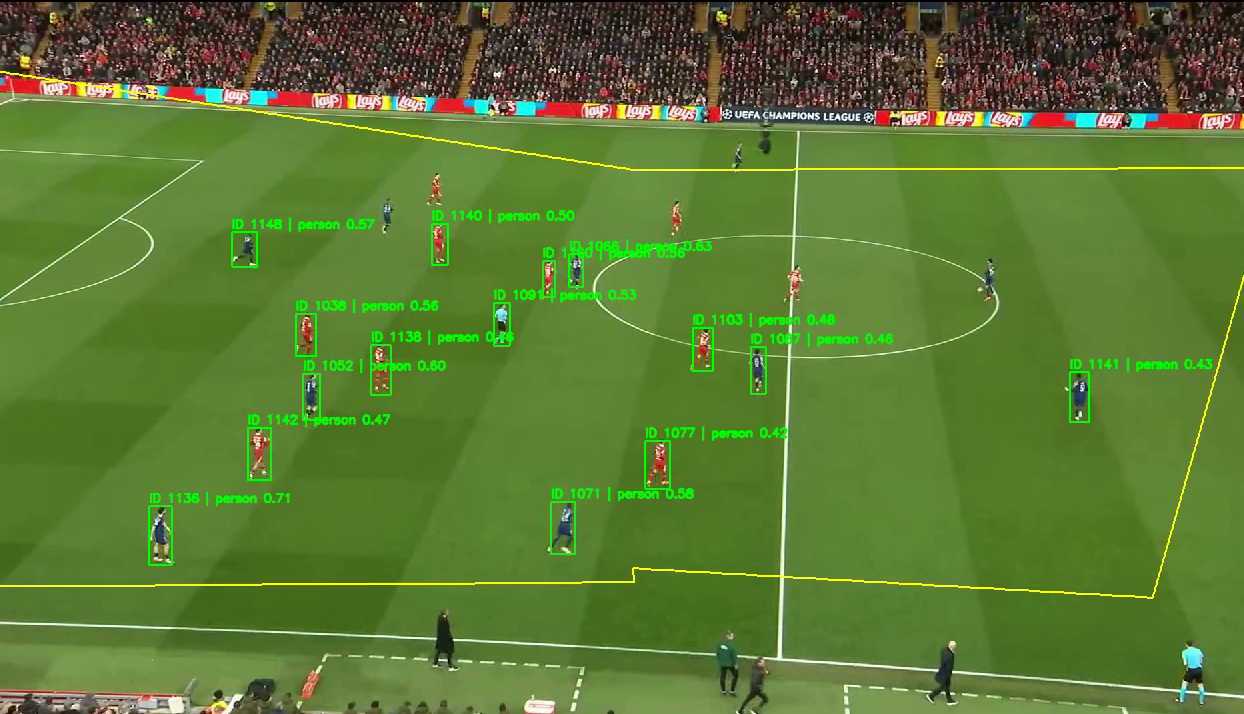
#> input picture tracking_image1.png, 1244 x 714 px
$ python -i roi_utils.py   (imports and definitions only)
#> lines starting #> are read from the running program, lines starting #| are printed output that depends on the picture; after the words box and inside, x2 and y2 are one past the last pixel; in counts of white or black regions, pixels touching at a corner belong together
#> further down, picture is the input picture: shape (714, 1244, 3); mean B, G, R 50.3, 120.3, 90.3
from __future__ import annotations

import json
from dataclasses import dataclass
from pathlib import Path
from typing import Iterable, List, Sequence, Tuple

import cv2
import numpy as np


Point = Tuple[int, int]


def _normalize_points(points: Iterable[Sequence[float]]) -> List[Point]:
    normalized: List[Point] = []
    for point in points:
        if len(point) != 2:
            raise ValueError("ROI points must be 2D coordinates")
        normalized.append((int(round(float(point[0]))), int(round(float(point[1])))))
    if len(normalized) < 3:
        raise ValueError("ROI polygon requires at least 3 points")
    return normalized


@dataclass(frozen=True)
class RoiPolygon:
    points: List[Point]

    def __post_init__(self) -> None:
        object.__setattr__(self, "points", _normalize_points(self.points))

    def as_np(self) -> np.ndarray:
        return np.asarray(self.points, dtype=np.int32)

    # [5 lines left out: function mask, not called in this run]

    def contains_point(self, x: float, y: float) -> bool:
        polygon = self.as_np().astype(np.float32)
        return cv2.pointPolygonTest(polygon, (float(x), float(y)), False) >= 0


# [12 lines left out: function _fallback_roi, not called in this run]


def auto_detect_roi(frame: np.ndarray) -> RoiPolygon:
    if frame is None or frame.size == 0:
        raise ValueError("Frame is empty")

    hsv = cv2.cvtColor(frame, cv2.COLOR_BGR2HSV)
#> hsv: shape (714, 1244, 3); mean H, S, V 41.5, 151.4, 124.5
    green_mask = cv2.inRange(hsv, (25, 25, 25), (95, 255, 255))
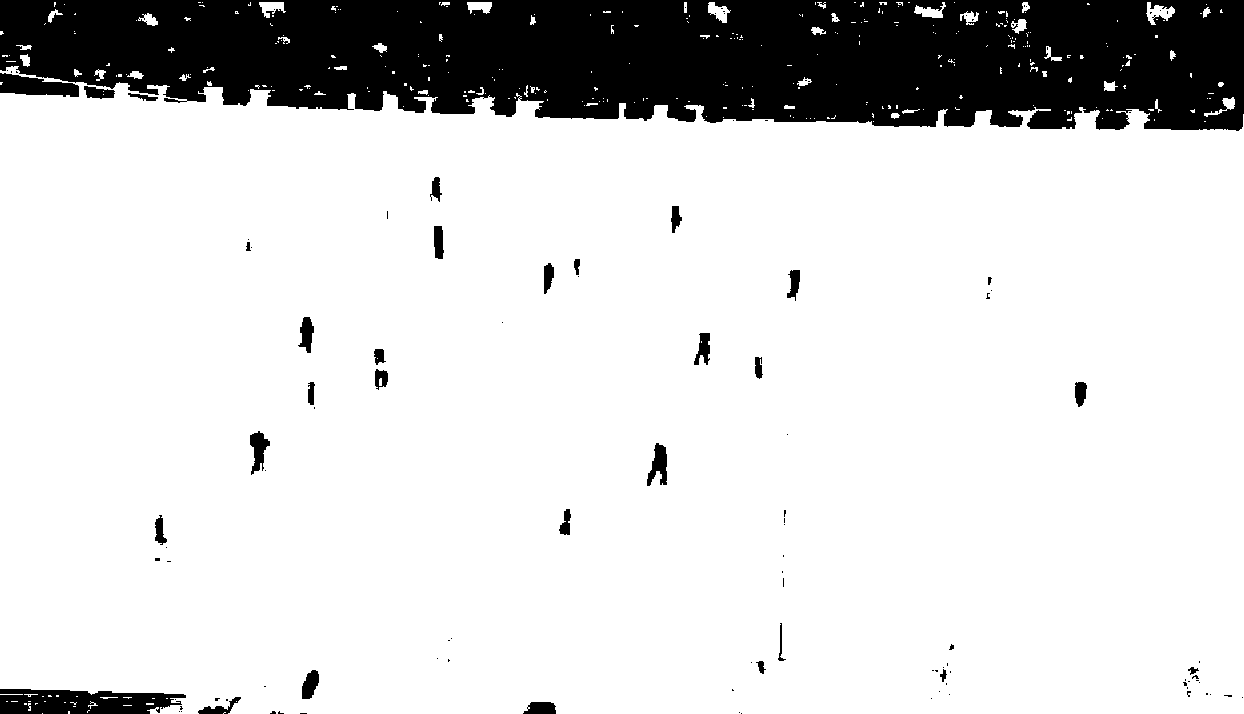
#> green_mask: shape (714, 1244); 83.8% white; 119 black regions (88 under 20 px), largest, box (x1, y1, x2, y2) and area: (0, 0, 1244, 131) 133477, (0, 689, 186, 714) 3633, (0, 73, 79, 97) 1227

    kernel = np.ones((7, 7), dtype=np.uint8)
    cleaned = cv2.morphologyEx(green_mask, cv2.MORPH_CLOSE, kernel, iterations=2)
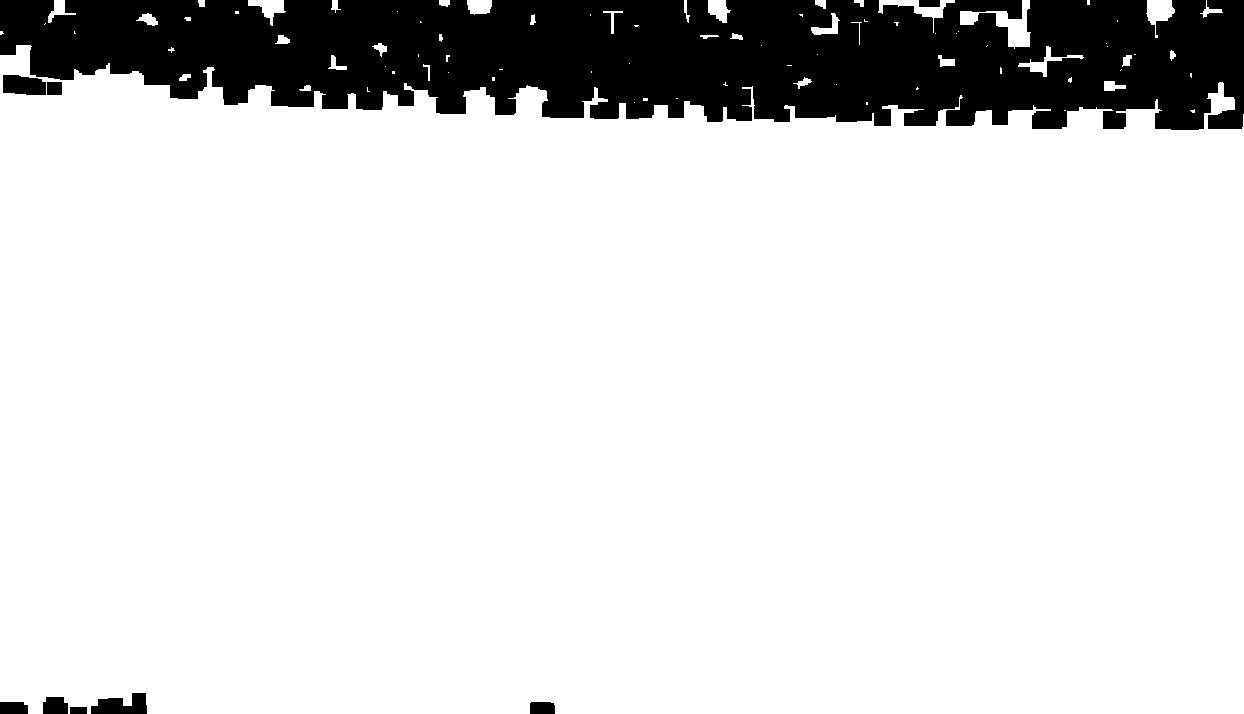
#> cleaned: shape (714, 1244); 85.6% white; 9 black regions, largest, box (x1, y1, x2, y2) and area: (0, 0, 1244, 130) 125106, (91, 693, 147, 714) 821, (3, 75, 46, 95) 736
    cleaned = cv2.morphologyEx(cleaned, cv2.MORPH_OPEN, kernel, iterations=1)
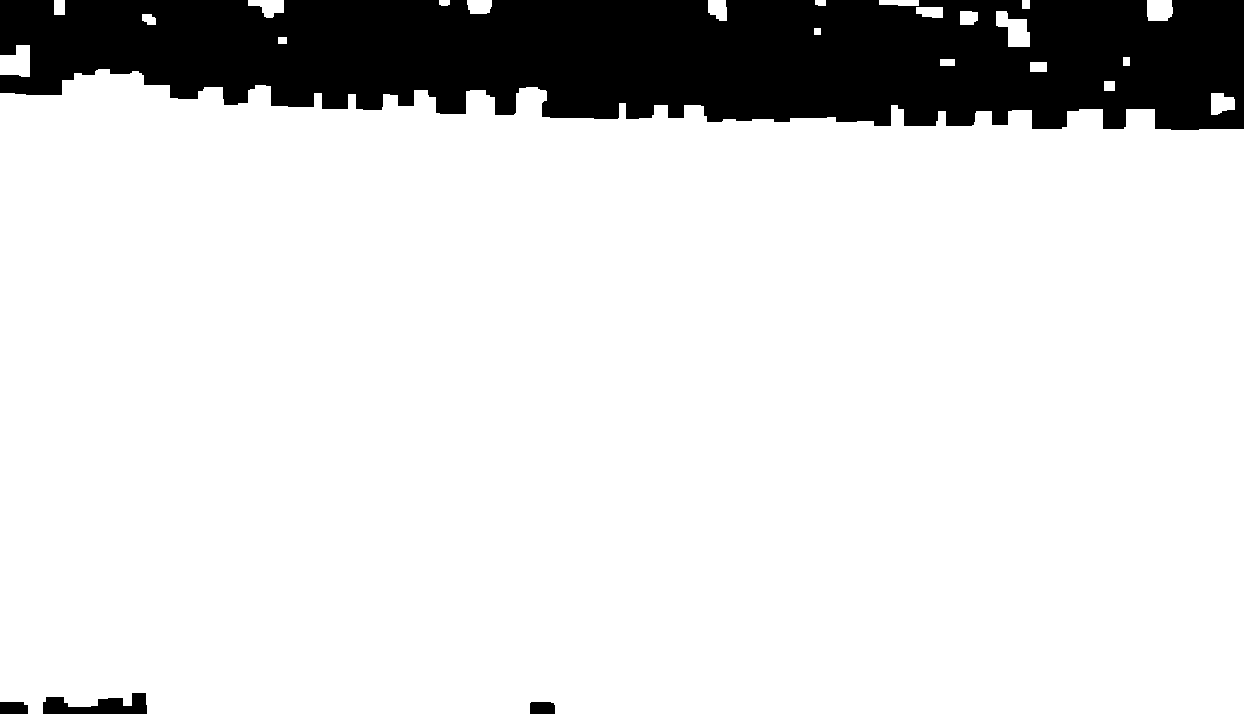
#> cleaned: shape (714, 1244); 85.1% white; 4 black regions

    contours, _ = cv2.findContours(cleaned, cv2.RETR_EXTERNAL, cv2.CHAIN_APPROX_SIMPLE)
#> contours = 22 contours; largest, box (x1, y1, x2, y2) and area: (0, 69, 1244, 714) 748672, (0, 45, 30, 77) 700, (996, 11, 1030, 47) 698, (1147, 0, 1173, 21) 470, (1211, 93, 1235, 115) 374
    if not contours:
        return _fallback_roi(frame)

    contour = max(contours, key=cv2.contourArea)
#> contour = contour of 313 points, box (x1, y1, x2, y2) (0, 69, 1244, 714), area 748672
    if cv2.contourArea(contour) < frame.shape[0] * frame.shape[1] * 0.05:
        return _fallback_roi(frame)

    perimeter = cv2.arcLength(contour, True)
#> perimeter = 4439.9
    polygon = cv2.approxPolyDP(contour, 0.02 * perimeter, True)
#> polygon = [[0, 93], [0, 701], [1243, 713], [1243, 129]]

    if len(polygon) < 4:
        rect = cv2.minAreaRect(contour)
        polygon = cv2.boxPoints(rect)
        polygon = np.asarray(polygon, dtype=np.float32)
    else:
        polygon = polygon.reshape(-1, 2)

    return RoiPolygon(polygon.tolist())


# [21 lines left out: functions save_roi, load_roi, not called in this run]

>>> import cv2
>>> picture = cv2.imread('tracking_image1.png')
>>> result = auto_detect_roi(picture)

$ run again, on tracking_image3.png
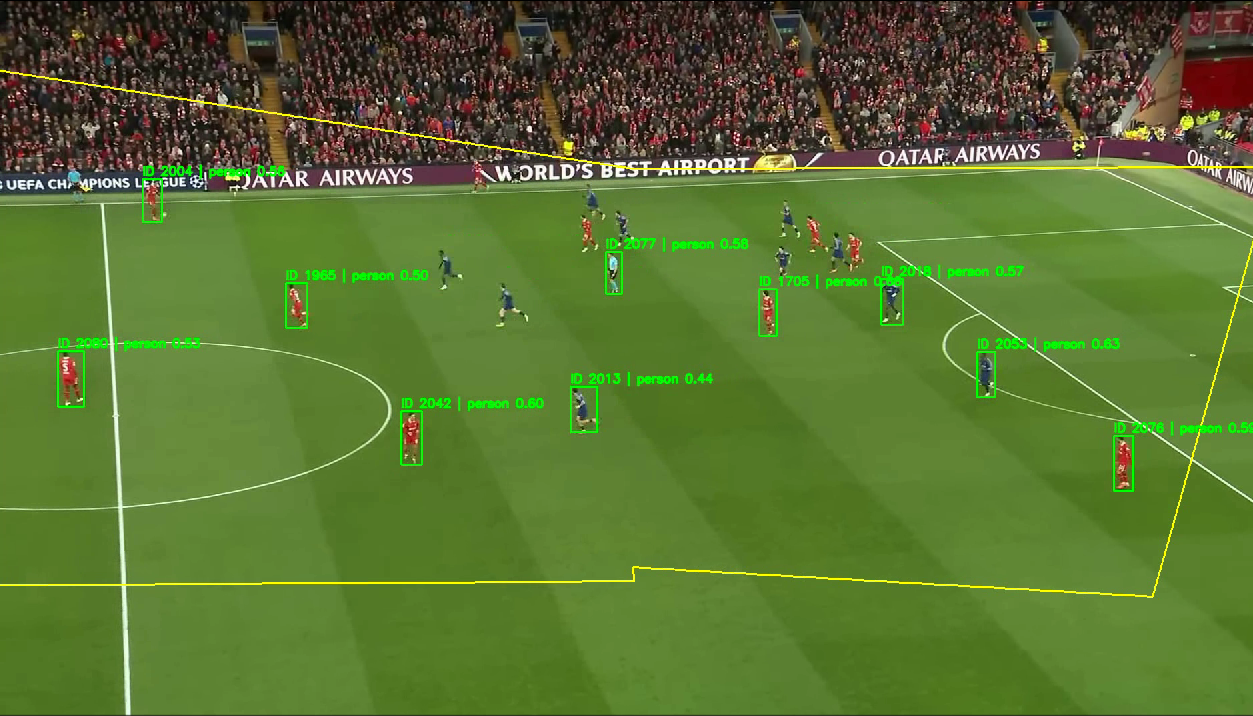
#> input picture tracking_image3.png, 1253 x 716 px
#> picture is the input picture: shape (716, 1253, 3); mean B, G, R 48.7, 114.1, 88.6
#> hsv: shape (716, 1253, 3); mean H, S, V 41.4, 148, 118.8
#> in auto_detect_roi, `green_mask = cv2.inRange(hsv, (25, 25, 25), (95, 255, 255))`:
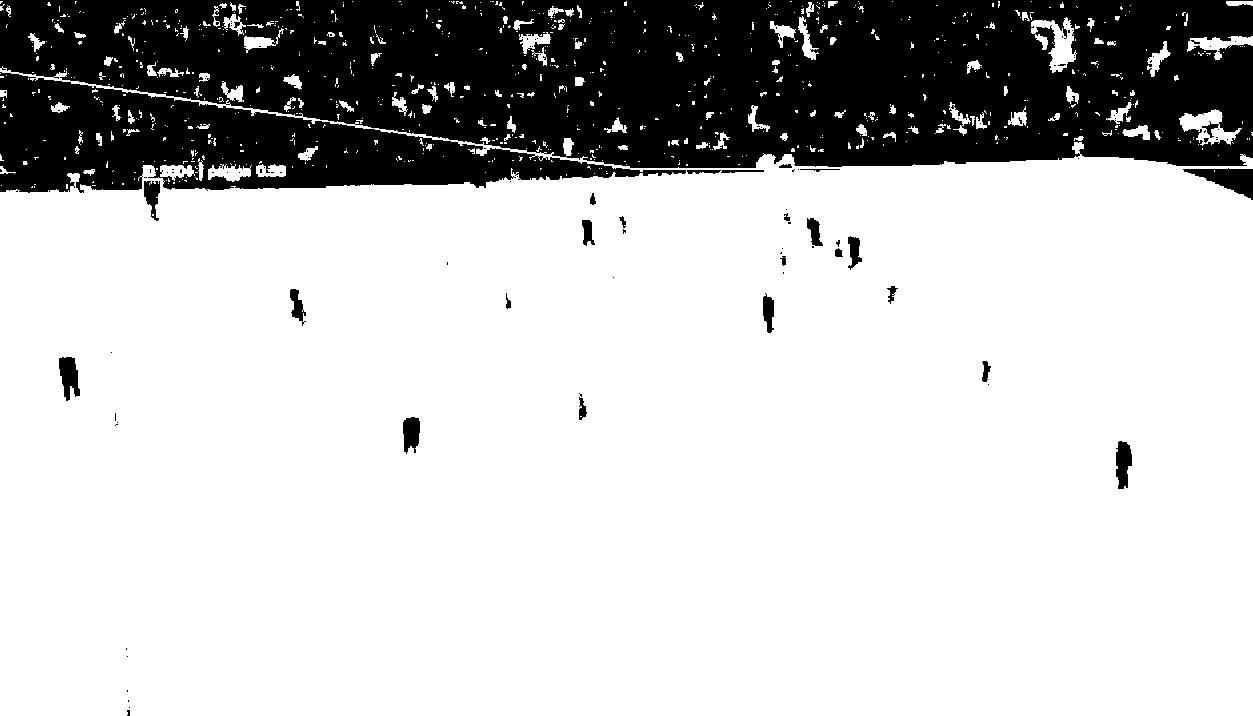
#> green_mask: shape (716, 1253); 77% white; 133 black regions (108 under 20 px), largest, box (x1, y1, x2, y2) and area: (0, 0, 1253, 168) 162732, (0, 72, 686, 193) 37760, (1183, 168, 1253, 200) 1087
#> in auto_detect_roi, `cleaned = cv2.morphologyEx(cleaned, cv2.MORPH_OPEN, kernel, iterations..`:
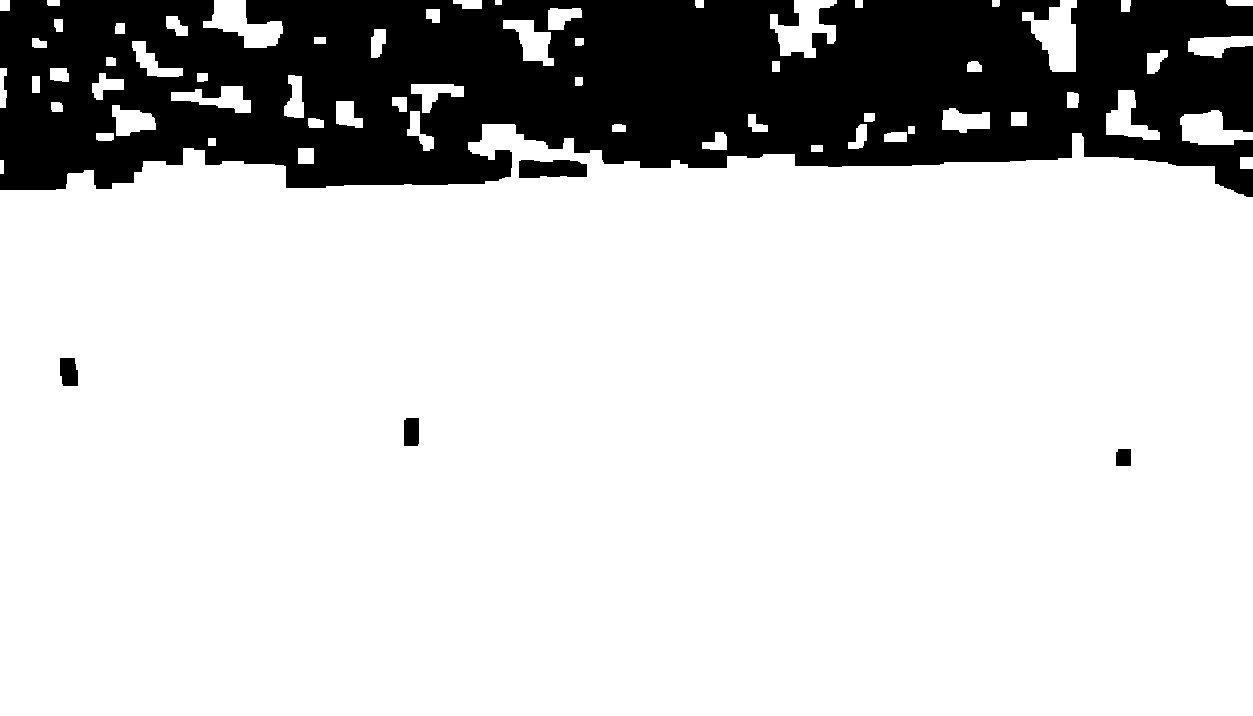
#> cleaned: shape (716, 1253); 79.2% white; 5 black regions
#> contours = 62 contours; largest, box (x1, y1, x2, y2) and area: (0, 124, 1253, 716) 685596, (1022, 0, 1077, 72) 2171, (770, 0, 837, 58) 1964, (203, 0, 283, 48) 1863, (1180, 110, 1253, 145) 1518
#> contour = contour of 242 points, box (x1, y1, x2, y2) (0, 124, 1253, 716), area 685596
#> perimeter = 4023.2
#> polygon = [[0, 190], [0, 715], [1252, 715], [1214, 166]]
